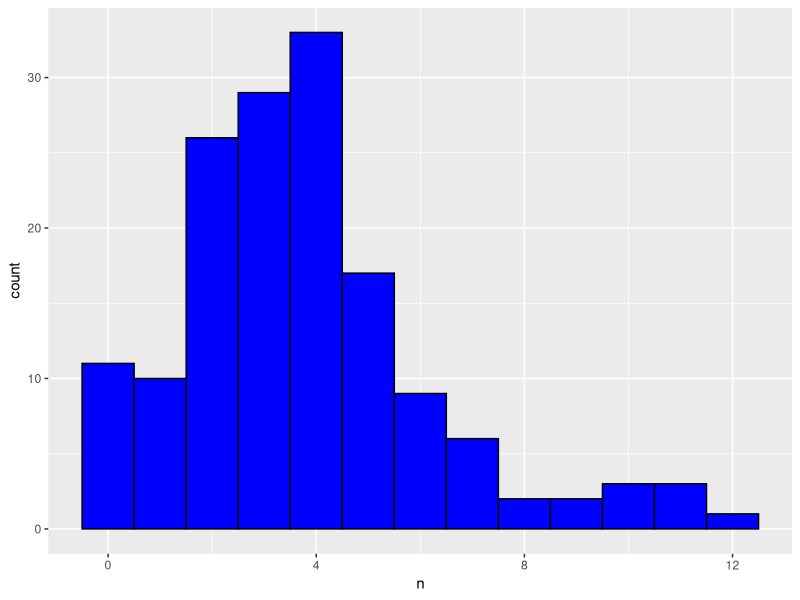

The R script that drew this image:
## ---- chunk 1
knitr::opts_chunk$set(echo = TRUE)
library(dplyr)
library(ggplot2)
## ---- chunk 2
paste("Today's date is", date())
## ---- chunk 3
paste("X", 1:5, sep = "")
## ---- chunk 4
# A

first <- "Louis"
middle <- "Daniel"
last <- "Armstrong"

paste(first, middle, last)
## ---- chunk 5
# B

first <- c("Louis", "John", "Miles", "Ella")
middle <- c("Daniel", "William", "Dewey", "Jane")
last <- c("Armstrong", "Coltrane", "Davis", "Fitzgerald")

paste(first, middle, last)
## ---- chunk 6
# C

full <- "Sarah Lois Vaughan"

strsplit(full, split = " ")
## ---- chunk 7
# D

full <- c("Sarah Lois Vaughan", "Thelonious Sphere Monk", "Chet Henry Baker",
"Wynton Learson Marsalis")

strsplit(full, split = " ")
## ---- chunk 8
quote <- "Aunt Petunia was horse-faced and bony; Dudley was blond, pink, and
porky. Harry, on the other hand, was small and skinny, with brilliant green
eyes and jet-black hair that was always untidy. He wore round glasses, and on
his forehead was a thin, lightning-shaped scar."

quote <- 
    quote %>%
    gsub(pattern = "\n", replacement = " ") %>%
    gsub(pattern = "[\\.,;]", replacement = "")

quote
## ---- chunk 9
gregexpr(pattern = "-", text = quote)
## ---- chunk 10
regexpr(pattern = "-", text = quote)
## ---- chunk 11
# A

badges <- 
    "Badges? We ain't got no badges. We don't need no badges. I don't have to
show you any stinking badges!" %>%
    gsub(pattern = "\n", replacement = " ") %>%
    tolower()

badges
## ---- chunk 12
# B

badges <-
    badges %>%
    gsub(pattern = "!", replacement = "")

badges
## ---- chunk 13
# C

badges <-
    badges %>%
    gsub(pattern = "[\\?,\\.]", replacement = "")

badges
## ---- chunk 14
# D

badges <-
    badges %>%
    strsplit(split = " ")

badges
## ---- chunk 15
# E

badges <- 
    badges %>%
    unlist()
## ---- chunk 16
badges %>%
    grep(pattern = "badges")

badges %>%
    grepl(pattern = "badges")
## ---- chunk 17
# F

badges %>%
    nchar()
## ---- chunk 18
# A / B

quote <- 
    "I have a dream that one day this nation will rise up and live out
the true meaning of its creed, 'We hold these truths to be self-evident,
that all men are created equal.' I have a dream that one day on the
red hills of Georgia, sons of former slaves and the sons of former
slave owners will be able to sit down together at the table of
brotherhood. I have a dream that one day even the state of Mississippi,
a state sweltering with the heat of injustice, sweltering with the
heat of oppression, will be transformed into an oasis of freedom and
justice. I have a dream that my four little children will one day live
in a nation where they will not be judged by the color of their skin
but by the content of their character." %>%
    gsub(pattern = "\n", replacement = " ") %>%
    gsub(pattern = "[\\.,']", replacement = " ") %>%
    strsplit(split = " ") %>%
    unlist()
## ---- chunk 19
q_nchars <- nchar(quote)
## ---- chunk 20
# C

mean(q_nchars)
## ---- chunk 21
# D

ggplot(data = data.frame(n = q_nchars)) +
    geom_histogram(mapping = aes(x = n), fill = "blue", color = "black", binwidth = 1)
## ---- chunk 22
quote <- "I have a dream that one day this nation will rise up and live out
the true meaning of its creed, 'We hold these truths to be self-evident,
that all men are created equal.' I have a dream that one day on the
red hills of Georgia, sons of former slaves and the sons of former
slave owners will be able to sit down together at the table of
brotherhood. I have a dream that one day even the state of Mississippi,
a state sweltering with the heat of injustice, sweltering with the
heat of oppression, will be transformed into an oasis of freedom and
justice. I have a dream that my four little children will one day live
in a nation where they will not be judged by the color of their skin
but by the content of their character." %>%
    gsub(pattern = "\n", replacement = " ") %>%
    gsub(pattern = "[\\.,']", replacement = "")
## ---- chunk 23
#A 

quote %>%
    gregexpr(pattern = "freedom")
## ---- chunk 24
# B

quote.list <- strsplit(quote, split = " ")
quote.vec <- unlist(quote.list)    # Could also use quote.vec <- quote.list[[1]]
quote.vec
## ---- chunk 25
# C

grep(pattern = "the", x = quote.vec)

which(quote.vec == "the")
## ---- chunk 26
# D

grep(pattern = "ing$", x = quote.vec, value = TRUE)
## ---- chunk 27
grep(pattern = "^th", x = quote.vec, value = TRUE)
